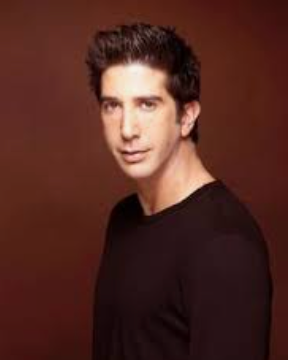
#> input picture assets/ros.png, 294 x 360 px
$ python image2ascii.py
#> lines starting #> are read from the running program, lines starting #| are printed output that depends on the picture
#> further down, img is the input picture: PIL image 294x360 RGBA; mean R, G, B, A 85.9, 45.9, 38.6, 255
import PIL.Image


def img2ascii(img, wid=100):
    # Intensity of pixels in terms of ascii characters ranging from brightest to darkest
#> called with wid = 100
    gscale = ["@", "#", "S", "%", "?", "*", "+", ";", ":", ",", "."]

    # image resizing to desired width and grayscaling
    width = wid
    W, H = img.size
#> W = 294; H = 360
    ratio = H / (W * 1.65)
#> ratio = 0.742
    h = int(ratio * width)
#> h = 74
    newimg = img.resize((width, h))
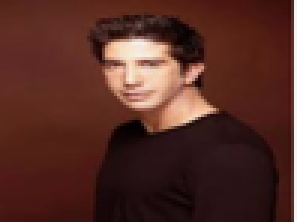
#> newimg: PIL image 100x74 RGBA (shown 3 times larger); mean R, G, B, A 85.9, 45.9, 38.6, 255
    greyimg = newimg.convert("L")
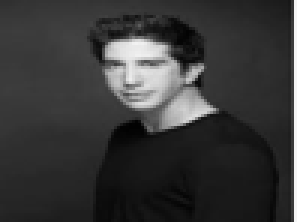
#> greyimg: PIL image 100x74 L (shown 3 times larger); min 2, max 255, mean 57

    # getting the entire pixel data from the grayscaled image and adding it to a list
    pix = greyimg.getdata()
    character = "".join([gscale[int(p / 25)] for p in pix])
    return character, width


if __name__ == "__main__":
    img = PIL.Image.open("assets/ros.png")
    character, width = img2ascii(img)
#> width = 100
    # printing it out in such a way that it new lines at every multiples of provided width
    f = open("output text file/output.txt", "w")
    for i in range(0, len(character), width):
        f.write(character[i : width + i] + "\n")
#> this loop made 74 passes
#> i on passes 2 to 13: 100, 200, 300, 400, 500, 600, 700, 800, 900, 1000, 1100, 1200
    f.close()
    print("done")

$ run again, with assets/chad.png copied over assets/ros.png
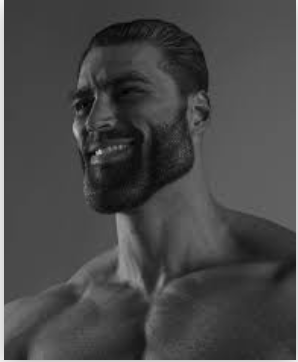
#> input picture assets/chad.png, 298 x 362 px
#> img is the input picture: PIL image 298x362 RGBA; mean R, G, B, A 71.8, 71.8, 71.8, 255
#> in img2ascii, `newimg = img.resize((width, h))`:
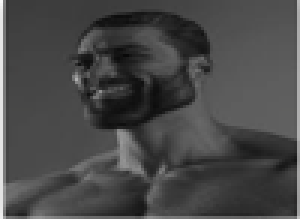
#> newimg: PIL image 100x73 RGBA (shown 3 times larger); mean R, G, B, A 71.6, 71.6, 71.6, 255
#> width = 100
#> the loop `for i in range(0, len(character), width):` made 73 passes
#> i on passes 2 to 9: 100, 200, 300, 400, 500, 600, 700, 800
